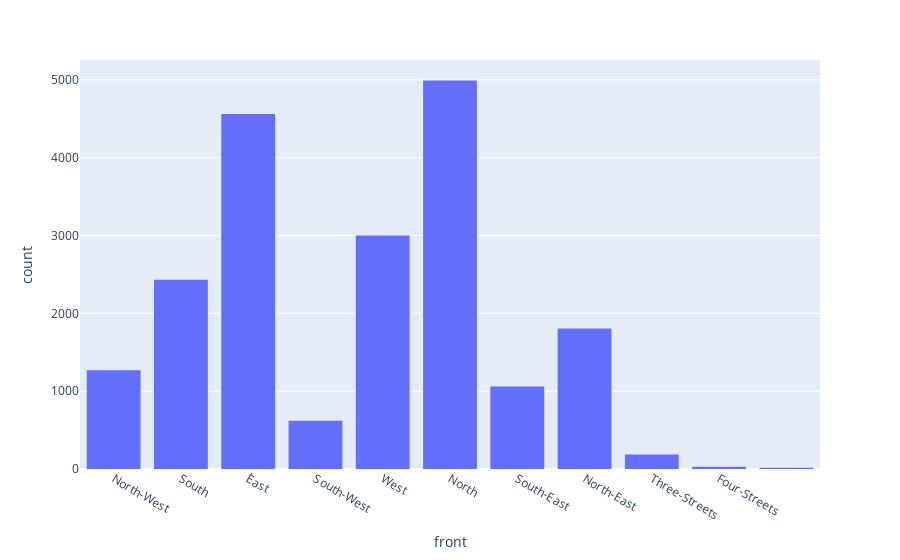

Notebook source saved alongside this figure:
### Code cell
distrubition = px.histogram(df, x="front")
distrubition

### Figure 1 — Plotly figure (JSON) as saved in the notebook; plotly's stock layout.template omitted (floating-point values rounded to 4 significant figures; data arrays with more than 128 entries replaced by an {"elided": "..."} marker saying what was removed)
{"data": [{"alignmentgroup": "True", "bingroup": "x", "hovertemplate": "front=%{x}<br>count=%{y}<extra></extra>", "legendgroup": "", "marker": {"color": "#636efa", "pattern": {"shape": ""}}, "name": "", "offsetgroup": "", "orientation": "v", "showlegend": false, "type": "histogram", "x": {"elided": "19971 str values"}, "xaxis": "x", "yaxis": "y"}], "layout": {"barmode": "relative", "legend": {"tracegroupgap": 0}, "margin": {"t": 60}, "xaxis": {"anchor": "y", "domain": [0, 1], "title": {"text": "front"}}, "yaxis": {"anchor": "x", "domain": [0, 1], "title": {"text": "count"}}}}
